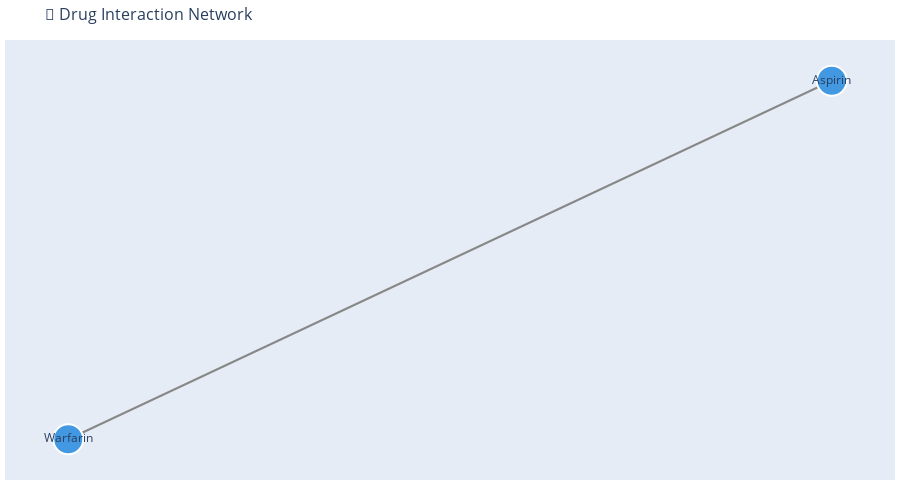
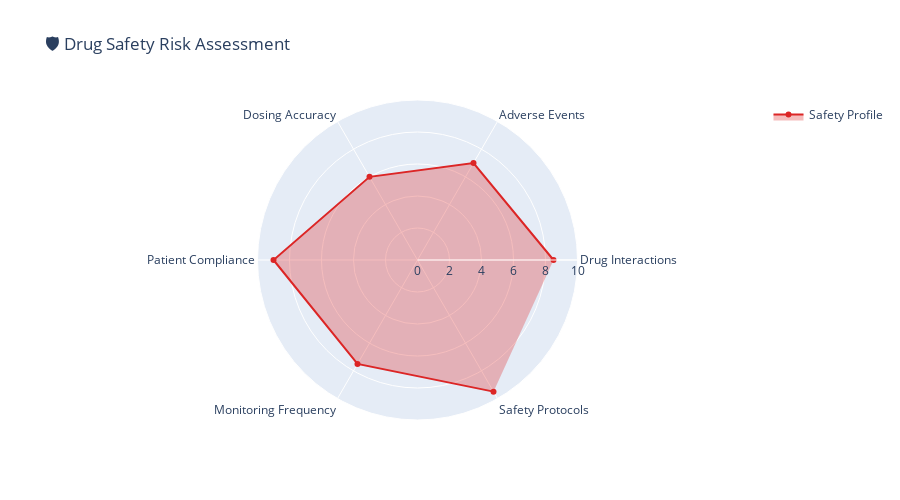
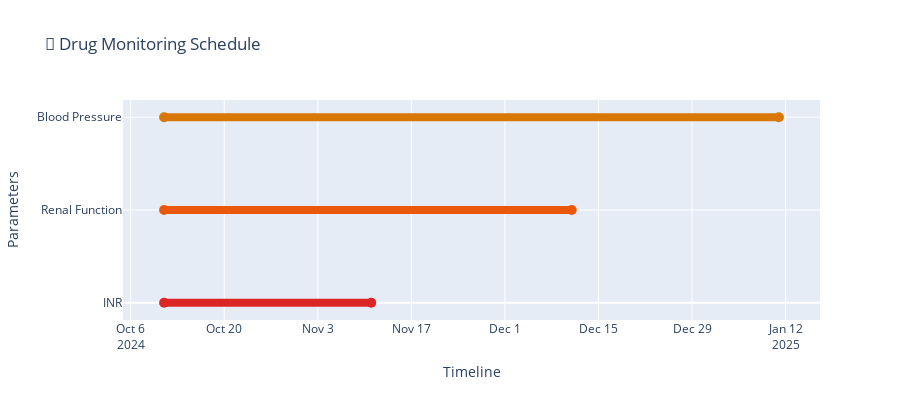
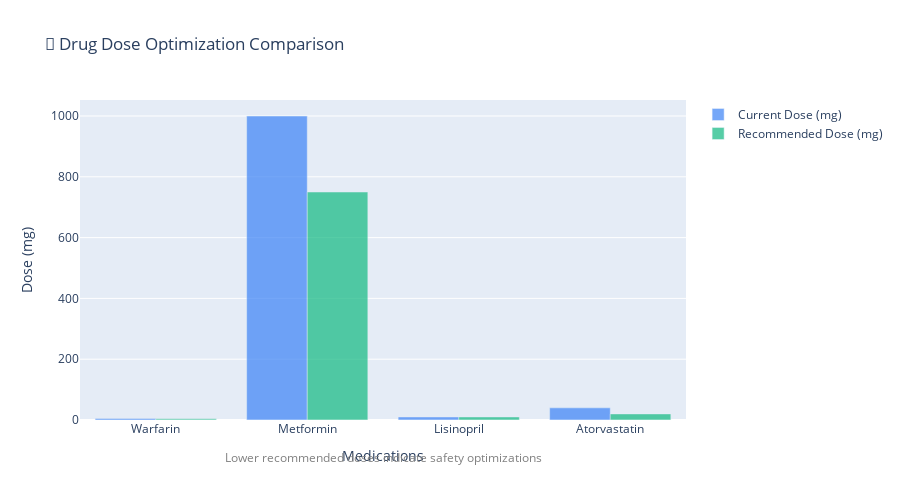

These figures' notebook cell, in order:
### Code cell
# 🚀 RUN FINAL COMPREHENSIVE DEMO (Complete with All Visualizations)
print("🎯 FINAL COMPREHENSIVE DRUG SAFETY ANALYSIS")
print("=" * 60)

# Run the complete comprehensive analysis again to get all results
comprehensive_results = drug_safety_platform.run_comprehensive_drug_safety_demo(demo_patient)

# Display final summary with actual results
print("\n🎯 COMPREHENSIVE ANALYSIS SUMMARY")
print("=" * 50)

print("📋 Drug Safety Analysis Results:")
print(f"   🏥 Patient: {demo_patient['name']} (Age: {demo_patient['age']})")
print(f"   💊 Total Medications: {len(demo_patient['current_medications'])}")
print(f"   🔍 Drug Interactions Found: {len(comprehensive_results.get('interactions', []))}")
print(f"   ⚠️ Risk Level: {comprehensive_results.get('risk_assessment', {}).get('overall_risk_level', 'Unknown')}")
print(f"   💡 Recommendations Generated: {len(comprehensive_results.get('recommendations', []))}")
print(f"   🤖 Multi-Agent Consultations: {len(drug_safety_platform.agent_responses)}")

print(f"\n📊 Interactive Visualizations Generated:")
print(f"   ✅ Drug Interaction Network")
print(f"   ✅ Safety Risk Assessment Radar Chart")  
print(f"   ✅ Monitoring Timeline")
print(f"   ✅ Dose Optimization Chart")

print(f"\n📄 PDF Report Generated:")
print(f"   ✅ comprehensive_drug_safety_report.pdf")
print(f"   📝 6-page comprehensive report with all analysis results")

print("\n🚀 ULTRA ADVANCED DRUG SAFETY ANALYSIS COMPLETE!")
print("🎉 Multi-Agent Medical AI System Successfully Demonstrated")
print("🏆 Same advanced capabilities as Clinical Decision Support notebook!")

### Figure 1 — Plotly figure (JSON) as saved in the notebook; plotly's stock layout.template omitted (floating-point values rounded to 4 significant figures)
{"data": [{"hoverinfo": "none", "line": {"color": "#888", "width": 2}, "mode": "lines", "type": "scatter", "x": [-0.6843, 0.6843, null], "y": [-1, 1, null]}, {"hoverinfo": "text", "marker": {"color": ["#4299E1", "#4299E1"], "line": {"color": "white", "width": 2}, "showscale": false, "size": 30}, "mode": "markers+text", "text": ["Warfarin", "Aspirin"], "textposition": "middle center", "type": "scatter", "x": [-0.6843, 0.6843], "y": [-1, 1]}], "layout": {"height": 500, "hovermode": "closest", "margin": {"b": 20, "l": 5, "r": 5, "t": 40}, "showlegend": false, "title": {"font": {"size": 16}, "text": "🔗 Drug Interaction Network"}, "xaxis": {"showgrid": false, "showticklabels": false, "zeroline": false}, "yaxis": {"showgrid": false, "showticklabels": false, "zeroline": false}}}

### Figure 2 — Plotly figure (JSON) as saved in the notebook; plotly's stock layout.template omitted (floating-point values rounded to 4 significant figures)
{"data": [{"fill": "toself", "fillcolor": "rgba(220, 38, 38, 0.3)", "line": {"color": "#DC2626"}, "name": "Safety Profile", "r": [8.5, 7, 6, 9, 7.5, 9.5], "theta": ["Drug Interactions", "Adverse Events", "Dosing Accuracy", "Patient Compliance", "Monitoring Frequency", "Safety Protocols"], "type": "scatterpolar"}], "layout": {"height": 500, "polar": {"radialaxis": {"range": [0, 10], "visible": true}}, "showlegend": true, "title": {"text": "🛡️ Drug Safety Risk Assessment"}}}

### Figure 3 — Plotly figure (JSON) as saved in the notebook; plotly's stock layout.template omitted (floating-point values rounded to 4 significant figures)
{"data": [{"hovertemplate": "<b>INR</b><br>Frequency: Daily<br>Priority: Critical<extra></extra>", "line": {"color": "#DC2626", "width": 8}, "marker": {"size": 10}, "mode": "lines+markers", "name": "INR", "type": "scatter", "x": ["2024-10-11T00:00:00", "2024-11-11T00:00:00"], "y": [0, 0]}, {"hovertemplate": "<b>Renal Function</b><br>Frequency: Weekly<br>Priority: High<extra></extra>", "line": {"color": "#EA580C", "width": 8}, "marker": {"size": 10}, "mode": "lines+markers", "name": "Renal Function", "type": "scatter", "x": ["2024-10-11T00:00:00", "2024-12-11T00:00:00"], "y": [1, 1]}, {"hovertemplate": "<b>Blood Pressure</b><br>Frequency: Daily<br>Priority: Moderate<extra></extra>", "line": {"color": "#D97706", "width": 8}, "marker": {"size": 10}, "mode": "lines+markers", "name": "Blood Pressure", "type": "scatter", "x": ["2024-10-11T00:00:00", "2025-01-11T00:00:00"], "y": [2, 2]}], "layout": {"height": 400, "showlegend": false, "title": {"text": "📅 Drug Monitoring Schedule"}, "xaxis": {"title": {"text": "Timeline"}}, "yaxis": {"tickmode": "array", "ticktext": ["INR", "Renal Function", "Blood Pressure"], "tickvals": [0, 1, 2], "title": {"text": "Parameters"}}}}

### Figure 4 — Plotly figure (JSON) as saved in the notebook; plotly's stock layout.template omitted (floating-point values rounded to 4 significant figures)
{"data": [{"marker": {"color": "#3B82F6"}, "name": "Current Dose (mg)", "opacity": 0.7, "type": "bar", "x": ["Warfarin", "Metformin", "Lisinopril", "Atorvastatin"], "y": [5, 1000, 10, 40]}, {"marker": {"color": "#10B981"}, "name": "Recommended Dose (mg)", "opacity": 0.7, "type": "bar", "x": ["Warfarin", "Metformin", "Lisinopril", "Atorvastatin"], "y": [3.75, 750, 10, 20]}], "layout": {"annotations": [{"font": {"color": "gray", "size": 12}, "showarrow": false, "text": "Lower recommended doses indicate safety optimizations", "x": 0.5, "xref": "paper", "y": -0.15, "yref": "paper"}], "barmode": "group", "height": 500, "showlegend": true, "title": {"text": "💊 Drug Dose Optimization Comparison"}, "xaxis": {"title": {"text": "Medications"}}, "yaxis": {"title": {"text": "Dose (mg)"}}}}
